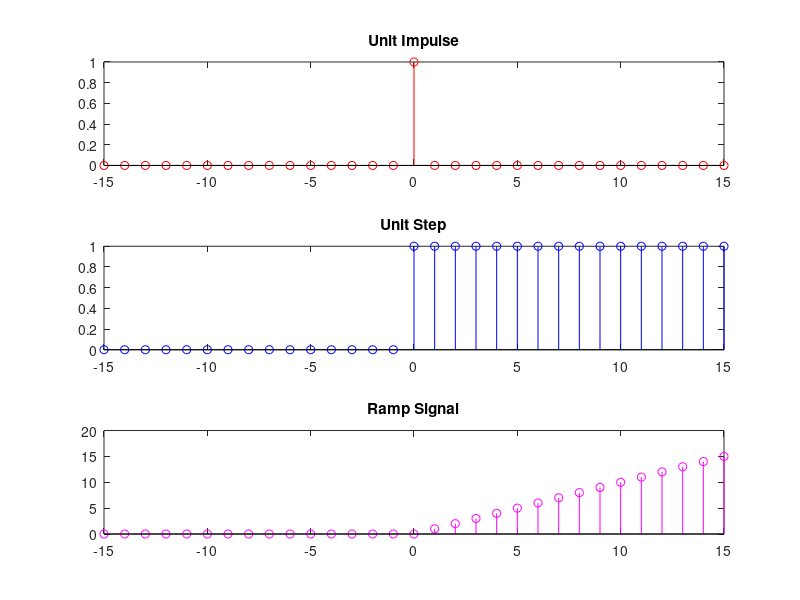

The MATLAB script that drew this image:
% Parameter:
t = -15:15;

% Unit Impulse:
y = [zeros(1,15),1,zeros(1,15)];
subplot(3,1,1);
stem(t,y,'red');
title('Unit Impulse')

% Unit Step:
y = [zeros(1,15),1,ones(1,15)];
subplot(3,1,2);
stem(t,y,'blue');
title('Unit Step')

% Ramp Signal:
y = [zeros(1,15),1,ones(1,15)].*t;
subplot(3,1,3);
stem(t,y,'m');
title('Ramp Signal')